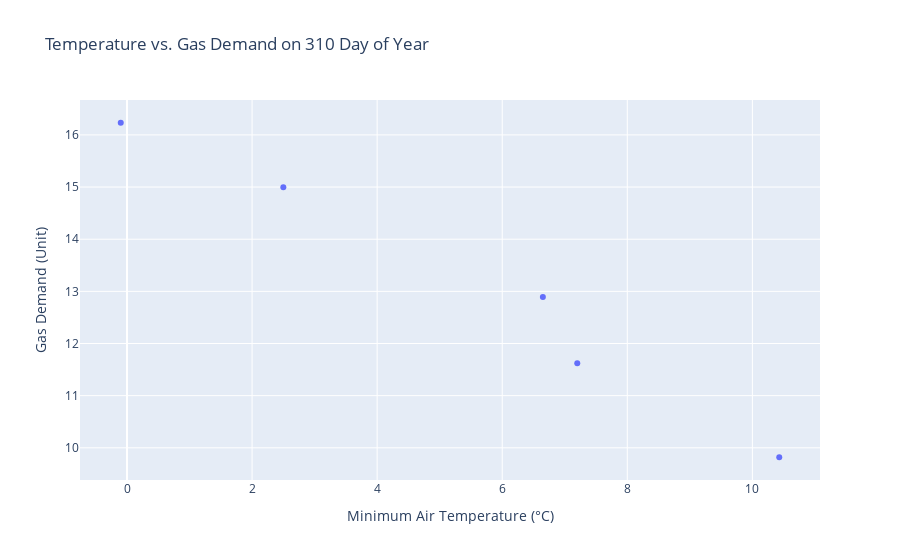

The notebook cell saved with this chart:
### Code cell
# Create an XY plot of temperature vs. demand for the filtered data
fig = px.scatter(filtered_data, x='airTemperature_min', y='Value', 
                 title=f'Temperature vs. Gas Demand on {day} Day of Year',
                 labels={'airTemperature_min': 'Minimum Air Temperature (°C)', 'Value': 'Gas Demand (Unit)'})  # Adding a trendline to see the relationship pattern

fig.show()

### Figure 1 — Plotly figure (JSON) as saved in the notebook; plotly's stock layout.template omitted (floating-point values rounded to 4 significant figures)
{"data": [{"hovertemplate": "Minimum Air Temperature (°C)=%{x}<br>Gas Demand (Unit)=%{y}<extra></extra>", "legendgroup": "", "marker": {"color": "#636efa", "symbol": "circle"}, "mode": "markers", "name": "", "orientation": "v", "showlegend": false, "type": "scatter", "x": [7.2, 2.5, -0.1, 6.65, 10.43], "xaxis": "x", "y": [11.62, 15.0, 16.23, 12.89, 9.819], "yaxis": "y"}], "layout": {"autosize": true, "legend": {"tracegroupgap": 0}, "title": {"text": "Temperature vs. Gas Demand on 310 Day of Year"}, "xaxis": {"anchor": "y", "autorange": true, "domain": [0, 1], "range": [-0.7204, 11.05], "title": {"text": "Minimum Air Temperature (°C)"}, "type": "linear"}, "yaxis": {"anchor": "x", "autorange": true, "domain": [0, 1], "range": [9.289, 16.76], "title": {"text": "Gas Demand (Unit)"}, "type": "linear"}}}
